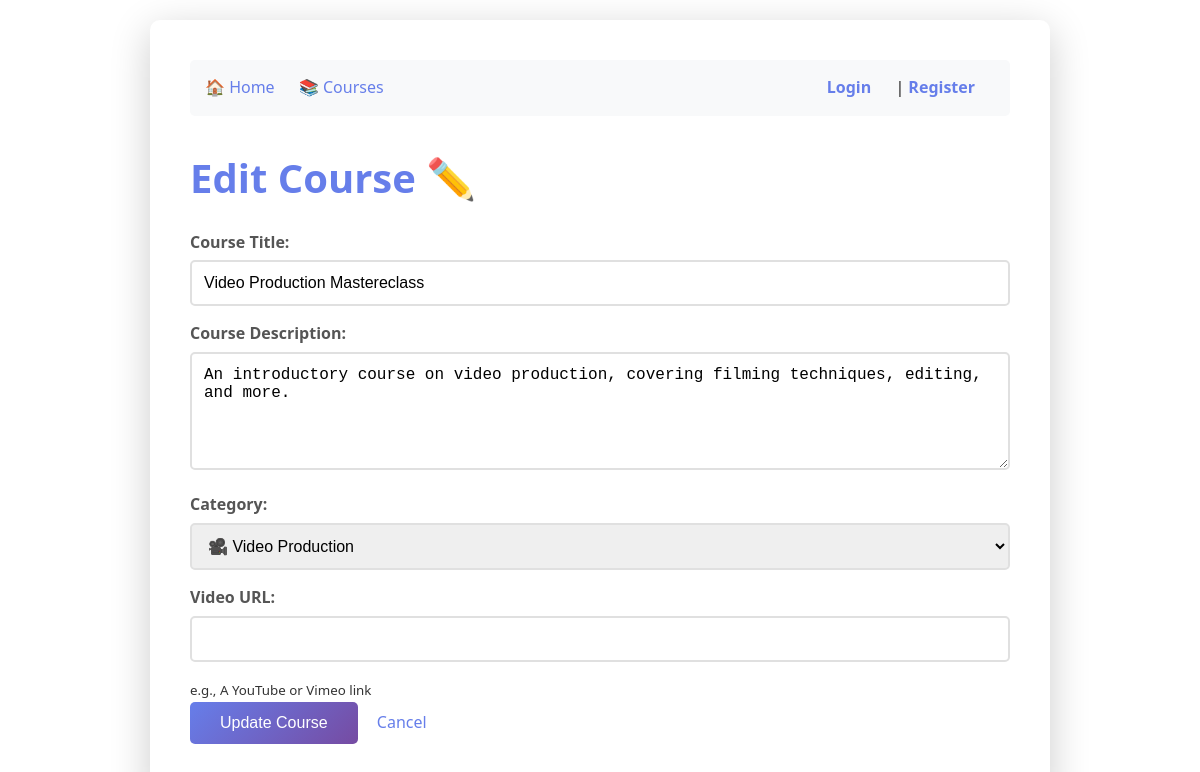
Page /edit-course/2 (signed in) on the committed database.
### tables this page shows
CREATE TABLE courses (
                   id INTEGER PRIMARY KEY,
                   title TEXT NOT NULL,
                   description TEXT NOT NULL
               , video_url TEXT, category TEXT DEFAULT 'General');

### routes/courses.py (the view)
    @app.route('/edit-course/<int:course_id>')
    def edit_course(course_id):
        if not is_admin():
            return redirect('/login')
        conn = get_db_connection()
        course = conn.execute(
            'SELECT * FROM courses WHERE id = ?',
            (course_id,)
        ).fetchone()
        conn.close()
        return render_template('edit_course.html', course=course)

### helpers.py (called while the page is built)
def get_db_connection():
    conn = sqlite3.connect('lms.db')
    conn.row_factory = sqlite3.Row
    return conn

def is_admin():
    if 'username' not in session:
        return False
    conn = get_db_connection()
    user = conn.execute(
        'SELECT is_admin FROM users WHERE username = ?',
        (session['username'],)
    ).fetchone()
    conn.close()
    return user and user['is_admin'] == 1

### templates/edit_course.html (shortened to what this page needs)
{% extends "base.html" %}
{% block content %}
    <h1>Edit Course ✏️</h1>
    {% if course %}
    <form method="POST" action="/edit-course/{{ course.id }}">
        <div>
            <label>Course Title:</label>
            <input type="text" name="title" value="{{ course.title }}" required minlength="3">
        </div>
        <div>
            <label>Course Description:</label>
            <textarea name="description" required minlength="10" rows="5">{{ course.description }}</textarea>
        </div>
        <div>
            <label>Category:</label>
            <select name="category" required style="width: 100%; padding: 12px; border: 2px solid #e0e0e0; border-radius: 5px; font-size: 16px; margin-bottom: 15px;">
                <option value="Video Production" {% if course.category == 'Video Production' %}selected{% endif %}>🎥 Video Production</option>
            </select>
        </div>
        <div>
            <label>Video URL:</label>
            <input type="text" name="video_url" value="{{ course.video_url or '' }}">
            <small>e.g., A YouTube or Vimeo link</small>
        </div>
        <button type="submit">Update Course</button>
        <a href="/course/{{ course.id }}" style="margin-left: 15px;">Cancel</a>
    </form>
    {% else %}
        <p>Course not found.</p>
    {% endif %}
{% endblock %}

### static/css/style.css (style rules this page uses)
* { margin: 0; padding: 0; box-sizing: border-box; }
body { font-family: 'Segoe UI', Tahoma, Geneva, Verdana, sans-serif; line-height: 1.6; color: #333; background-color: linear-gradient(135deg, #667eea 0%, #764ba2 100%); padding: 20px; }
h1 { color: #667eea; margin-bottom: 20px; font-size: 2.5rem; }
a { color: #667eea; text-decoration: none; transition: color 0.3s ease; }
form { margin: 20px 0; }
label { display: block; margin-bottom: 5px; font-weight: bold; color: #555; }
input[type="text"], input[type="password"], textarea { width: 100%; padding: 12px; border: 2px solid #e0e0e0; border-radius: 5px; font-size: 16px; transition: border-color 0.3s; margin-bottom: 15px; }
button[type="submit"], .btn { background: linear-gradient(135deg, #667eea 0%, #764ba2 100%); color: white; padding: 12px 30px; border: none; border-radius: 5px; font-size: 16px; cursor: pointer; transition: transform 0.2s, box-shadow 0.2s; }

### rows in the picture
courses: title "Video Production Mastereclass", description "An introductory course on video production, covering filming techniques, editing, and more.", category "🎥 Video Production"
